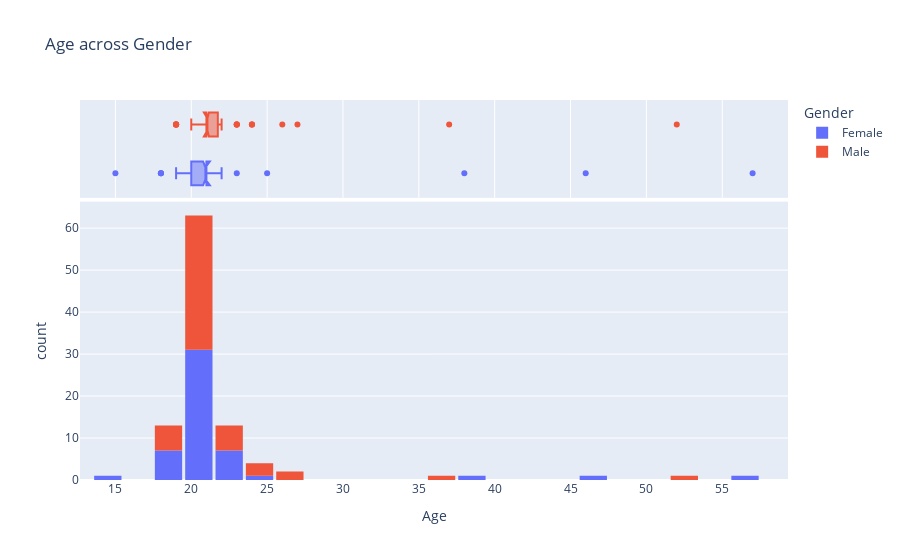

Notebook code for this chart:
### Markdown cell above
The range of ages across the gender almost in all cases were equal

### Code cell
fig = px.histogram(data,
                x = "Age",
                nbins = 40,
                marginal = "box",
                color = "Gender",
                title='Age across Gender')

fig.update_layout(bargap=0.1)
fig.show()

### Figure 1 — Plotly figure (JSON) as saved in the notebook; plotly's stock layout.template omitted (floating-point values rounded to 4 significant figures)
{"data": [{"alignmentgroup": "True", "bingroup": "x", "hovertemplate": "Gender=Female<br>Age=%{x}<br>count=%{y}<extra></extra>", "legendgroup": "Female", "marker": {"color": "#636efa", "pattern": {"shape": ""}}, "name": "Female", "nbinsx": 40, "offsetgroup": "Female", "orientation": "v", "showlegend": true, "type": "histogram", "x": [21, 21, 23, 20, 19, 20, 21, 21, 21, 19, 20, 22, 22, 22, 21, 21, 20, 21, 21, 46, 18, 21, 15, 21, 20, 21, 38, 22, 22, 21, 19, 21, 57, 21, 25, 19, 18, 20, 21, 20, 22, 21, 21, 20, 20, 21, 21, 21, 20, 18], "xaxis": "x", "yaxis": "y"}, {"alignmentgroup": "True", "hovertemplate": "Gender=Female<br>Age=%{x}<extra></extra>", "legendgroup": "Female", "marker": {"color": "#636efa"}, "name": "Female", "notched": true, "offsetgroup": "Female", "showlegend": false, "type": "box", "x": [21, 21, 23, 20, 19, 20, 21, 21, 21, 19, 20, 22, 22, 22, 21, 21, 20, 21, 21, 46, 18, 21, 15, 21, 20, 21, 38, 22, 22, 21, 19, 21, 57, 21, 25, 19, 18, 20, 21, 20, 22, 21, 21, 20, 20, 21, 21, 21, 20, 18], "xaxis": "x2", "yaxis": "y2"}, {"alignmentgroup": "True", "bingroup": "x", "hovertemplate": "Gender=Male<br>Age=%{x}<br>count=%{y}<extra></extra>", "legendgroup": "Male", "marker": {"color": "#EF553B", "pattern": {"shape": ""}}, "name": "Male", "nbinsx": 40, "offsetgroup": "Male", "orientation": "v", "showlegend": true, "type": "histogram", "x": [19, 19, 20, 21, 21, 22, 21, 20, 37, 52, 21, 19, 24, 21, 21, 21, 19, 24, 27, 21, 21, 23, 26, 23, 19, 21, 21, 21, 21, 23, 21, 22, 21, 21, 19, 24, 21, 21, 21, 21, 21, 21, 21, 21, 21, 21, 21, 21, 23, 21, 21], "xaxis": "x", "yaxis": "y"}, {"alignmentgroup": "True", "hovertemplate": "Gender=Male<br>Age=%{x}<extra></extra>", "legendgroup": "Male", "marker": {"color": "#EF553B"}, "name": "Male", "notched": true, "offsetgroup": "Male", "showlegend": false, "type": "box", "x": [19, 19, 20, 21, 21, 22, 21, 20, 37, 52, 21, 19, 24, 21, 21, 21, 19, 24, 27, 21, 21, 23, 26, 23, 19, 21, 21, 21, 21, 23, 21, 22, 21, 21, 19, 24, 21, 21, 21, 21, 21, 21, 21, 21, 21, 21, 21, 21, 23, 21, 21], "xaxis": "x2", "yaxis": "y2"}], "layout": {"bargap": 0.1, "barmode": "relative", "legend": {"title": {"text": "Gender"}, "tracegroupgap": 0}, "title": {"text": "Age across Gender"}, "xaxis": {"anchor": "y", "domain": [0, 1], "title": {"text": "Age"}}, "xaxis2": {"anchor": "y2", "domain": [0, 1], "matches": "x", "showgrid": true, "showticklabels": false}, "yaxis": {"anchor": "x", "domain": [0, 0.7326], "title": {"text": "count"}}, "yaxis2": {"anchor": "x2", "domain": [0.7426, 1], "matches": "y2", "showgrid": false, "showline": false, "showticklabels": false, "ticks": ""}}}
